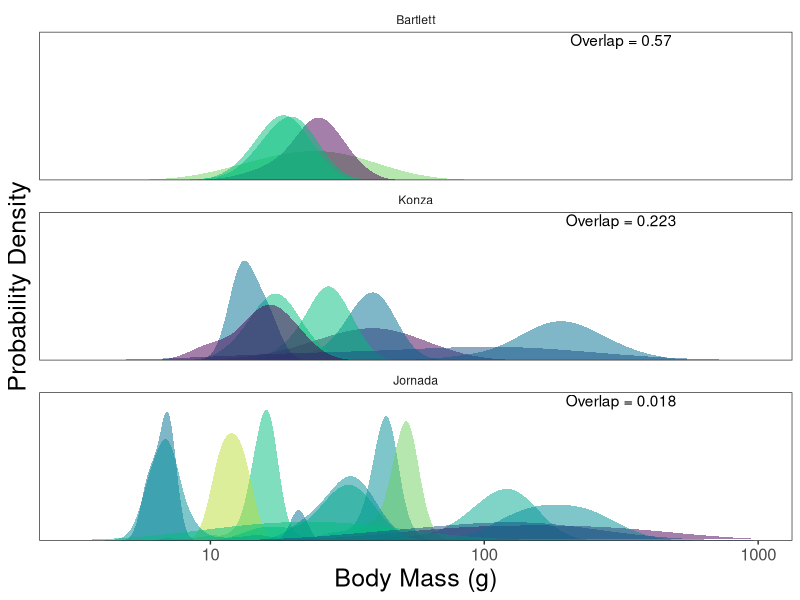

Reproduce this figure in R.
library(tidyverse)

overlap_dat <- read_csv('internal_docs/overlap_dat.csv')
indiv_dat <- read_csv('internal_docs/indiv_dat.csv')


sites2use <- c('BART','KONZ','JORN')
site_name_labeller <- labeller(siteID = c(BART='Bartlett', KONZ='Konza', JORN='Jornada'))

#
colorvalues <- sample(hcl.colors(10, palette = 'viridis'), size = 24, replace = TRUE)

# Set the theme. Maybe don't include this in the final plotting function, but this is what we used for the MS.
theme_set(
  theme_bw() + theme(panel.grid = element_blank(),
                     axis.text = element_text(size = 12),
                     axis.title = element_text(size = 18),
                     axis.text.y=element_blank(),
                     axis.ticks.y=element_blank(),
                     legend.position = 'none',
                     strip.background = element_blank())
)

ggplot(filter(indiv_dat, siteID %in% sites2use) %>% mutate(siteID = factor(siteID, levels=sites2use))) +
  stat_density(adjust = 2, size = 1, aes(x = log10(weight), group = taxonID, fill=taxonID), alpha = 0.5, geom='polygon', position = 'identity') +
  facet_wrap(~ siteID, ncol = 1, labeller = site_name_labeller) +
  scale_fill_manual(values = colorvalues) +
  scale_x_continuous(name = 'Body Mass (g)', breaks = c(1, 2, 3), labels = c(10, 100, 1000), limits = c(0.5,3)) +
  scale_y_continuous(name = 'Probability Density', expand = c(0,0), limits=c(0,9)) +
  geom_text(aes(label = paste('Overlap =', round(ostat_norm,3)), x = 2.5, y = 8.5), color = 'black', data = overlap_dat %>% filter(siteID %in% sites2use) %>% mutate(siteID = factor(siteID, levels=sites2use)))
